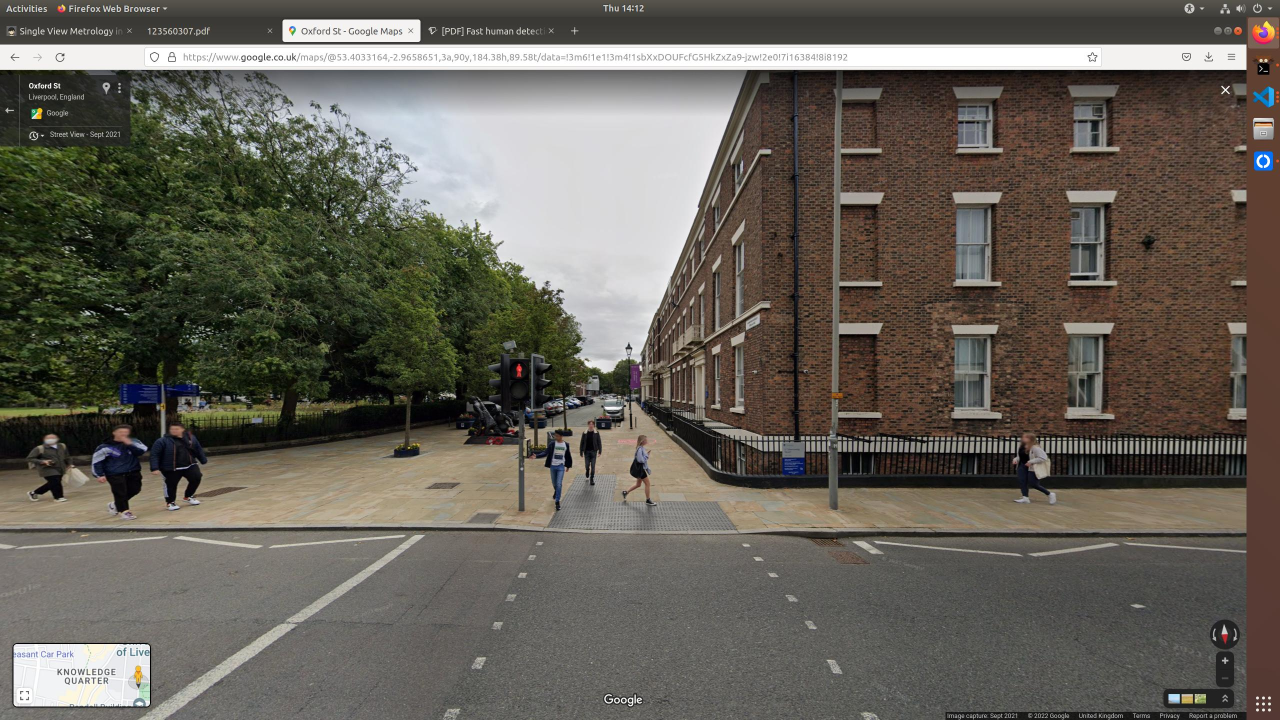
#> input picture week4/monocular/google_street_view.jpg, 2560 x 1440 px (shown at 1/2 size)
$ jupyter execute metrology.ipynb
#> lines starting #> are read from the running program, lines starting #| are printed output that depends on the picture; after the words box and inside, x2 and y2 are one past the last pixel; in counts of white or black regions, pixels touching at a corner belong together; long printed decimals are rounded
## Imports

[cell 1]
# image processing
import cv2
import imutils

# others
import numpy as np
import pandas as pd
from matplotlib import pyplot as plt

## Read Image

[cell 2]
# Reading the Image
image = cv2.imread('google_street_view.jpg')
#> image is the input picture: shape (1440, 2560, 3); mean B, G, R 87.6, 96.5, 100.8

# Get the height of image
height = int(image.shape[0])
#> height = 1440
width = int(image.shape[1])
#> width = 2560
print('Height of the image : ', height)
#| Height of the image :  1440
print('Width of the image : ', width)
#| Width of the image :  2560

# [5 lines of commented-out code are left out]

## Set up

[cell 3]
# camera information
camera_height_in_pixel = 780 # In pixel
camera_height_in_real  = 2.49936 #  In meter

# focal information
focal_image  = height / 2
#> focal_image = 720
focal_angle  = 94
focal_length = focal_image/(np.tan(np.pi*focal_angle/360))
#> focal_length = 671.4
cita         = np.arctan((camera_height_in_pixel-focal_image)/focal_length)
#> cita = 0.0891
print('Pitch Angle (in radian): ', cita)
#| Pitch Angle (in radian):  0.08913

[cell 4]
# Drawing the imaginary line about camera height
for i in range(50):
    cv2.line(image,
    ((i*50-25),camera_height_in_pixel),
    ((i*50),camera_height_in_pixel),
    (66,240,186),4)
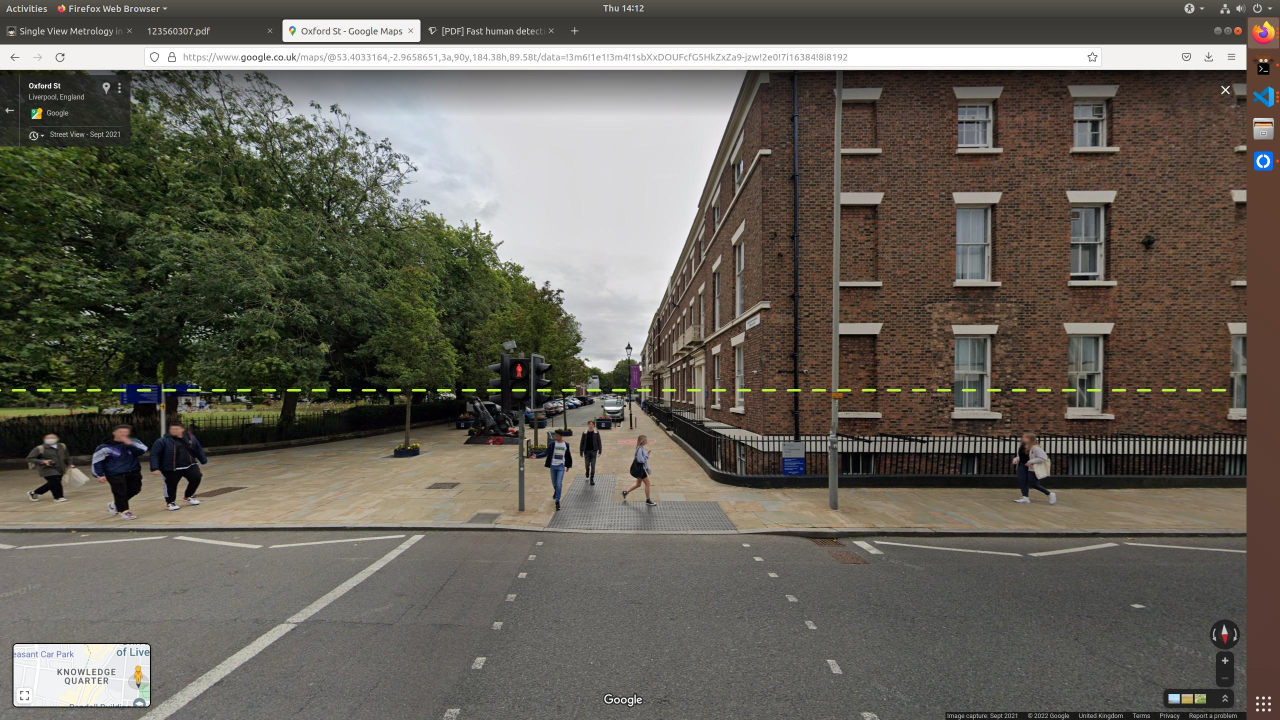
#> image: shape (1440, 2560, 3) (shown at 1/2 size); 0.18% of pixels changed, all inside (x1, y1, x2, y2) = (0, 778, 2453, 783)

# Initializing the HOG person
hog = cv2.HOGDescriptor()
hog.setSVMDetector(cv2.HOGDescriptor_getDefaultPeopleDetector())

# Detecting all humans
(humans, _) = hog.detectMultiScale(
    image,  winStride=(3, 3),
    padding=(3, 3), scale=1.21)
#> humans = [[1142, 828, 79, 158], [2325, 846, 64, 128], [2367, 848, 64, 128], [2452, 848, 64, 128], [359, 896, 64, 128], [2015, 898, 64, 128], [1246, 852, 77, 155], [291, 828, 109, 218], [1065, 839, 99, 198], [2006, 856, 88, 176], [67, 845, 94, 187]]

# getting no. of human detected
print('Human Detected : ', len(humans))
#| Human Detected :  11

# The result about human detection
for (x, y, w, h) in humans:
    ## Drawing the rectangle regions ##
    cv2.rectangle(
        img       = image,
        pt1       = (x, y),
        pt2       = (x + w, y + h),
        color     = (65, 183, 255),
        thickness = 5)
    ###################################

    # Calculate the height in real world
    height_human = round(camera_height_in_real * ((h-15)/(h+y-camera_height_in_pixel)),2)

    ########## Text about height ###########
    cv2.putText(
        img       = image,
        text      = str(height_human),
        org       = (x-15,y+15),
        fontFace  = cv2.FONT_HERSHEY_SIMPLEX,
        fontScale = 2,
        color     = (216,0,31),
        thickness = 3)
#> this loop made 11 passes
#> (x, y, w, h, height_human) on passes 1 to 11: (1142, 828, 79, 158, 1.73), (2325, 846, 64, 128, 1.46), (2367, 848, 64, 128, 1.44), (2452, 848, 64, 128, 1.44), (359, 896, 64, 128, 1.16), (2015, 898, 64, 128, 1.15), (1246, 852, 77, 155, 1.54), (291, 828, 109, 218, 1.91), (1065, 839, 99, 198, 1.78), (2006, 856, 88, 176, 1.6), (67, 845, 94, 187, 1.71)
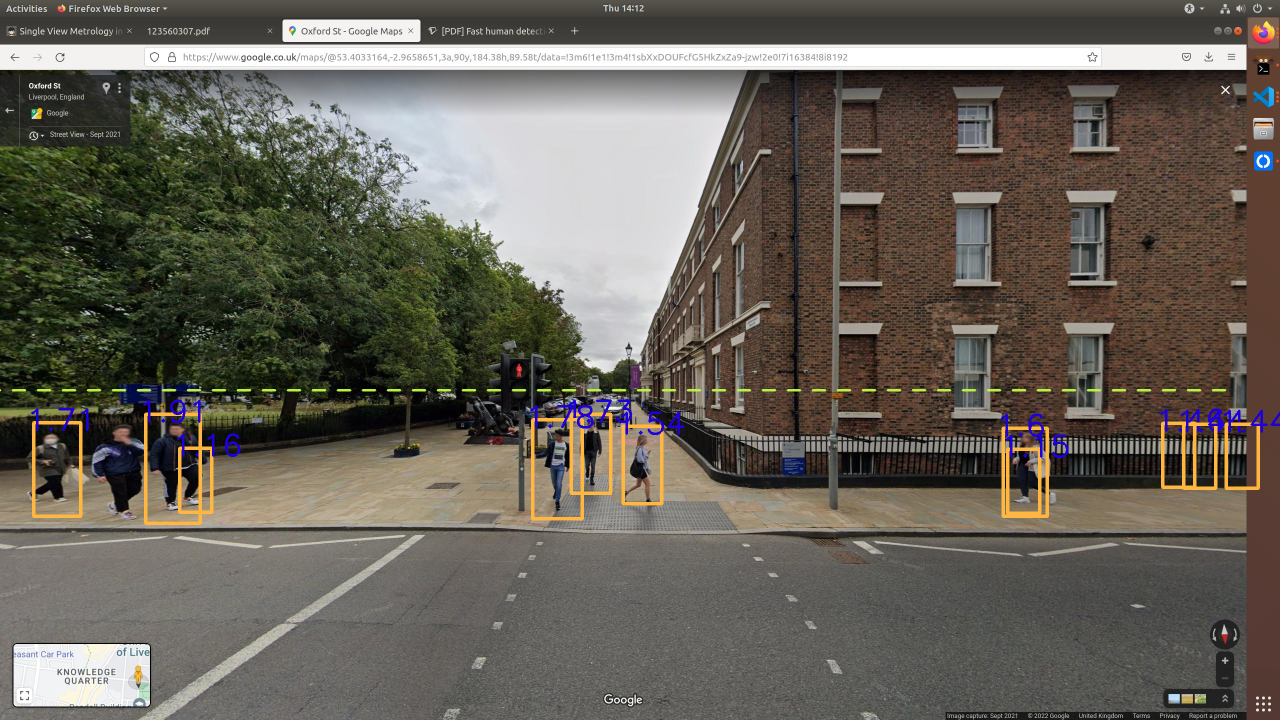
#> image: shape (1440, 2560, 3) (shown at 1/2 size); 1.26% of pixels changed, all inside (x1, y1, x2, y2) = (62, 799, 2560, 1050)
    #########################################


# Displaying the output Image
plt.imshow(image)
